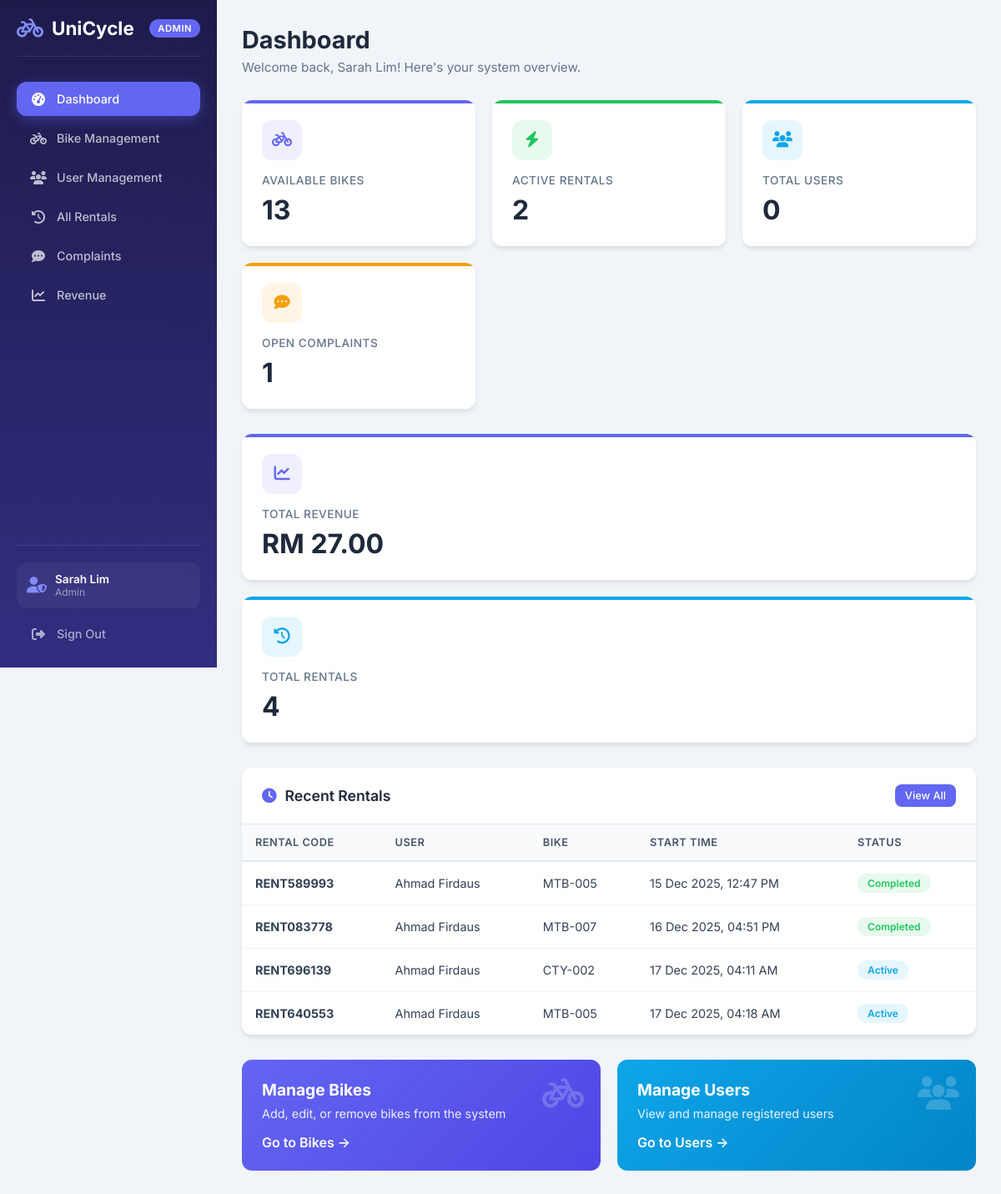
/admin/dashboard.php (signed in), run on the app's committed database.
### tables this page shows
CREATE TABLE `rentals` (
    `rental_id` INT(11) NOT NULL AUTO_INCREMENT,
    `rental_code` VARCHAR(30) NOT NULL,
    `student_id` INT(11) NOT NULL,
    `bike_id` INT(11) NOT NULL,
    `start_time` DATETIME NOT NULL,
    `expected_return_time` DATETIME NOT NULL,
    `return_time` DATETIME DEFAULT NULL,
    `status` ENUM('active', 'completed', 'late') NOT NULL DEFAULT 'active',
    `hourly_rate` DECIMAL(6,2) NOT NULL DEFAULT 3.00,
    `planned_hours` INT(11) NOT NULL DEFAULT 1,
    `return_condition` ENUM('good', 'minor_issue', 'needs_repair') DEFAULT NULL,
    `return_feedback` TEXT DEFAULT NULL,
    `created_at` TIMESTAMP NOT NULL DEFAULT CURRENT_TIMESTAMP,
    PRIMARY KEY (`rental_id`),
    UNIQUE KEY `rental_code` (`rental_code`),
    KEY `fk_rental_student` (`student_id`),
    KEY `fk_rental_bike` (`bike_id`)
);

CREATE TABLE `students` (
    `student_id` INT(11) NOT NULL AUTO_INCREMENT,
    `name` VARCHAR(100) NOT NULL,
    `email` VARCHAR(100) NOT NULL,
    `password` VARCHAR(255) NOT NULL,
    `role` ENUM('user', 'admin', 'superadmin') NOT NULL DEFAULT 'user',
    `phone` VARCHAR(20) DEFAULT NULL,
    `profile_pic` VARCHAR(255) DEFAULT NULL,
    `created_at` TIMESTAMP NOT NULL DEFAULT CURRENT_TIMESTAMP,
    PRIMARY KEY (`student_id`),
    UNIQUE KEY `email` (`email`)
);

CREATE TABLE `bikes` (
    `bike_id` INT(11) NOT NULL AUTO_INCREMENT,
    `bike_code` VARCHAR(30) NOT NULL,
    `bike_name` VARCHAR(80) NOT NULL,
    `bike_type` ENUM('mountain', 'city', 'other') NOT NULL DEFAULT 'other',
    `status` ENUM('available', 'rented', 'maintenance', 'pending') NOT NULL DEFAULT 'available',
    `location` VARCHAR(100) NOT NULL DEFAULT 'Main Bike Area',
    `last_maintained_date` DATE DEFAULT NULL,
    `created_at` TIMESTAMP NOT NULL DEFAULT CURRENT_TIMESTAMP,
    PRIMARY KEY (`bike_id`),
    UNIQUE KEY `bike_code` (`bike_code`)
);

### admin/dashboard.php (the view, shortened to what this page needs)
<?php
require_once 'includes/auth_check.php';
$available_bikes = $pdo->query("SELECT COUNT(*) FROM bikes WHERE status = 'available'")->fetchColumn();
$active_rentals = $pdo->query("SELECT COUNT(*) FROM rentals WHERE status = 'active'")->fetchColumn();
$total_rentals = $pdo->query("SELECT COUNT(*) FROM rentals")->fetchColumn();
$total_users = $pdo->query("SELECT COUNT(*) FROM students WHERE role IN ('student', 'staff')")->fetchColumn();
$pending_complaints = $pdo->query("SELECT COUNT(*) FROM complaints WHERE status = 'open'")->fetchColumn();
$total_revenue = $pdo->query("SELECT COALESCE(SUM(amount), 0) FROM payments WHERE status = 'paid'")->fetchColumn();
$recent_rentals = $pdo->query("
    SELECT r.*, s.name as student_name, b.bike_code
    FROM rentals r
    JOIN students s ON r.student_id = s.student_id
    JOIN bikes b ON r.bike_id = b.bike_id
    ORDER BY r.created_at DESC
    LIMIT 5
")->fetchAll();
?>
<!DOCTYPE html>
<html lang="en">
<head>
    <link rel="stylesheet" href="admin.css">
    <link rel="stylesheet" href="https://cdnjs.cloudflare.com/ajax/libs/font-awesome/6.5.0/css/all.min.css">
</head>
<body>
    <?php include 'includes/sidebar.php'; ?>
    <main class="admin-main">
        <div class="page-header">
            <h1>Dashboard</h1>
            <p>Welcome back, <?= htmlspecialchars($_SESSION['student_name'] ?? 'Admin') ?>! Here's your system overview.
            </p>
        </div>
        <div class="stats-grid">
            <div class="stat-card">
                <div class="icon"><i class="fas fa-bicycle"></i></div>
                <h3>Available Bikes</h3>
                <div class="value"><?= $available_bikes ?></div>
            </div>
            <div class="stat-card success">
                <div class="icon"><i class="fas fa-bolt"></i></div>
                <h3>Active Rentals</h3>
                <div class="value"><?= $active_rentals ?></div>
            </div>
            <div class="stat-card secondary">
                <div class="icon"><i class="fas fa-users"></i></div>
                <h3>Total Users</h3>
                <div class="value"><?= $total_users ?></div>
            </div>
            <div class="stat-card warning">
                <div class="icon"><i class="fas fa-comment-dots"></i></div>
                <h3>Open Complaints</h3>
                <div class="value"><?= $pending_complaints ?></div>
            </div>
        </div>
        <div class="stats-grid" style="margin-bottom: 30px;">
            <div class="stat-card" style="grid-column: span 2;">
                <div class="icon"><i class="fas fa-chart-line"></i></div>
                <h3>Total Revenue</h3>
                <div class="value">RM <?= number_format($total_revenue, 2) ?></div>
            </div>
            <div class="stat-card secondary" style="grid-column: span 2;">
                <div class="icon"><i class="fas fa-clock-rotate-left"></i></div>
                <h3>Total Rentals</h3>
                <div class="value"><?= $total_rentals ?></div>
            </div>
        </div>
        <div class="content-card">
            <div class="card-header">
                <h2><i class="fas fa-clock" style="margin-right: 10px; color: var(--primary);"></i>Recent Rentals</h2>
                <a href="rentals.php" class="btn btn-primary btn-sm">View All</a>
            </div>
            <div class="card-body" style="padding: 0;">
                <?php if (count($recent_rentals) > 0): ?>
                    <table class="admin-table">
                        <thead>
                            <tr>
                                <th>Rental Code</th>
                                <th>User</th>
                                <th>Bike</th>
                                <th>Start Time</th>
                                <th>Status</th>
                            </tr>
                        </thead>
                        <tbody>
                            <?php foreach ($recent_rentals as $rental): ?>
                                <tr>
                                    <td><strong><?= htmlspecialchars($rental['rental_code']) ?></strong></td>
                                    <td><?= htmlspecialchars($rental['student_name']) ?></td>
                                    <td><?= htmlspecialchars($rental['bike_code']) ?></td>
                                    <td><?= date('d M Y, h:i A', strtotime($rental['start_time'])) ?></td>
                                    <td><span class="badge <?= $rental['status'] ?>"><?= ucfirst($rental['status']) ?></span>
                                    </td>
                                </tr>
                            <?php endforeach; ?>
                        </tbody>
                    </table>
                <?php endif; ?>
            </div>
        </div>
        <div class="quick-actions">
            <div class="action-card primary">
                <i class="fas fa-bicycle"></i>
                <h3>Manage Bikes</h3>
                <p>Add, edit, or remove bikes from the system</p>
                <a href="bikes.php">Go to Bikes →</a>
            </div>
            <div class="action-card secondary">
                <i class="fas fa-users"></i>
                <h3>Manage Users</h3>
                <p>View and manage registered users</p>
                <a href="users.php">Go to Users →</a>
            </div>
        </div>
    </main>
</body>
</html>

### data on the page
rentals: rental_code "RENT589993", student.name "Ahmad Firdaus", bike.bike_code "MTB-005", start_time "15 Dec 2025, 12:47 PM", status "Completed"
rentals: rental_code "RENT083778", student.name "Ahmad Firdaus", bike.bike_code "MTB-007", start_time "16 Dec 2025, 04:51 PM", status "Completed"
rentals: rental_code "RENT696139", student.name "Ahmad Firdaus", bike.bike_code "CTY-002", start_time "17 Dec 2025, 04:11 AM", status "Active"
rentals: rental_code "RENT640553", student.name "Ahmad Firdaus", bike.bike_code "MTB-005", start_time "17 Dec 2025, 04:18 AM", status "Active"

### other printed values
$_SESSION['student_name'] "Sarah Lim"
$_SESSION['admin_role'] "Admin"
$available_bikes "13"
$active_rentals "2"
$total_users "0"
$pending_complaints "1"
$total_revenue "27.00"
$total_rentals "4"
